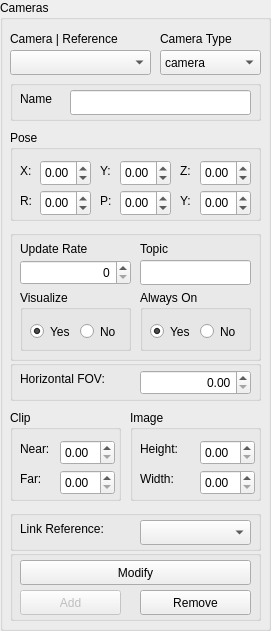
     <widget class="QGroupBox" name="camera_group">
      <property name="geometry">
       <rect>
        <x>300</x>
        <y>20</y>
        <width>271</width>
        <height>631</height>
       </rect>
      </property>
      <property name="title">
       <string>Cameras</string>
      </property>
      <widget class="QComboBox" name="camera_type">
       <property name="geometry">
        <rect>
         <x>160</x>
         <y>50</y>
         <width>101</width>
         <height>25</height>
        </rect>
       </property>
       <item>
        <property name="text">
         <string>camera</string>
        </property>
       </item>
       <item>
        <property name="text">
         <string>depth_camera</string>
        </property>
       </item>
       <item>
        <property name="text">
         <string>rgbd_camera</string>
        </property>
       </item>
       <item>
        <property name="text">
         <string>thermal_camera</string>
        </property>
       </item>
      </widget>
      <widget class="QLabel" name="label_553">
       <property name="geometry">
        <rect>
         <x>160</x>
         <y>30</y>
         <width>91</width>
         <height>17</height>
        </rect>
       </property>
       <property name="text">
        <string>Camera Type</string>
       </property>
      </widget>
      <widget class="QLabel" name="label_554">
       <property name="geometry">
        <rect>
         <x>10</x>
         <y>30</y>
         <width>141</width>
         <height>17</height>
        </rect>
       </property>
       <property name="text">
        <string>Camera | Reference</string>
       </property>
      </widget>
      <widget class="QGroupBox" name="groupBox_163">
       <property name="geometry">
        <rect>
         <x>10</x>
         <y>230</y>
         <width>251</width>
         <height>131</height>
        </rect>
       </property>
       <property name="title">
        <string/>
       </property>
       <widget class="QLineEdit" name="camera_topic">
        <property name="geometry">
         <rect>
          <x>130</x>
          <y>30</y>
          <width>111</width>
          <height>25</height>
         </rect>
        </property>
       </widget>
       <widget class="QLabel" name="label_555">
        <property name="geometry">
         <rect>
          <x>130</x>
          <y>10</y>
          <width>41</width>
          <height>17</height>
         </rect>
        </property>
        <property name="text">
         <string>Topic</string>
        </property>
       </widget>
       <widget class="QLabel" name="label_556">
        <property name="geometry">
         <rect>
          <x>10</x>
          <y>10</y>
          <width>101</width>
          <height>17</height>
         </rect>
        </property>
        <property name="text">
         <string>Update Rate</string>
        </property>
       </widget>
       <widget class="QDoubleSpinBox" name="camera_update_rate">
        <property name="geometry">
         <rect>
          <x>10</x>
          <y>30</y>
          <width>111</width>
          <height>25</height>
         </rect>
        </property>
        <property name="alignment">
         <set>Qt::AlignRight|Qt::AlignTrailing|Qt::AlignVCenter</set>
        </property>
        <property name="decimals">
         <number>0</number>
        </property>
       </widget>
       <widget class="QGroupBox" name="groupBox_164">
        <property name="geometry">
         <rect>
          <x>10</x>
          <y>60</y>
          <width>111</width>
          <height>61</height>
         </rect>
        </property>
        <property name="title">
         <string>Visualize</string>
        </property>
        <widget class="QRadioButton" name="camera_viz_yes">
         <property name="geometry">
          <rect>
           <x>10</x>
           <y>30</y>
           <width>61</width>
           <height>23</height>
          </rect>
         </property>
         <property name="text">
          <string>Yes</string>
         </property>
         <property name="checked">
          <bool>true</bool>
         </property>
        </widget>
        <widget class="QRadioButton" name="camera_viz_no">
         <property name="geometry">
          <rect>
           <x>60</x>
           <y>30</y>
           <width>41</width>
           <height>23</height>
          </rect>
         </property>
         <property name="text">
          <string>No</string>
         </property>
        </widget>
       </widget>
       <widget class="QGroupBox" name="groupBox_165">
        <property name="geometry">
         <rect>
          <x>130</x>
          <y>60</y>
          <width>111</width>
          <height>61</height>
         </rect>
        </property>
        <property name="title">
         <string>Always On</string>
        </property>
        <widget class="QRadioButton" name="camera_on_yes">
         <property name="geometry">
          <rect>
           <x>10</x>
           <y>30</y>
           <width>101</width>
           <height>23</height>
          </rect>
         </property>
         <property name="text">
          <string>Yes</string>
         </property>
         <property name="checked">
          <bool>true</bool>
         </property>
        </widget>
        <widget class="QRadioButton" name="camera_on_no">
         <property name="geometry">
          <rect>
           <x>60</x>
           <y>30</y>
           <width>41</width>
           <height>23</height>
          </rect>
         </property>
         <property name="text">
          <string>No</string>
         </property>
        </widget>
       </widget>
      </widget>
      <widget class="QGroupBox" name="groupBox_166">
       <property name="geometry">
        <rect>
         <x>10</x>
         <y>510</y>
         <width>251</width>
         <height>41</height>
        </rect>
       </property>
       <property name="title">
        <string/>
       </property>
       <widget class="QComboBox" name="camera_reference">
        <property name="geometry">
         <rect>
          <x>130</x>
          <y>10</y>
          <width>111</width>
          <height>25</height>
         </rect>
        </property>
       </widget>
       <widget class="QLabel" name="label_557">
        <property name="geometry">
         <rect>
          <x>10</x>
          <y>10</y>
          <width>131</width>
          <height>17</height>
         </rect>
        </property>
        <property name="text">
         <string>Link Reference:</string>
        </property>
       </widget>
      </widget>
      <widget class="QGroupBox" name="groupBox_167">
       <property name="geometry">
        <rect>
         <x>130</x>
         <y>410</y>
         <width>131</width>
         <height>91</height>
        </rect>
       </property>
       <property name="title">
        <string>Image</string>
       </property>
       <widget class="QLabel" name="label_558">
        <property name="geometry">
         <rect>
          <x>10</x>
          <y>30</y>
          <width>51</width>
          <height>17</height>
         </rect>
        </property>
        <property name="text">
         <string>Height:</string>
        </property>
       </widget>
       <widget class="QLabel" name="label_559">
        <property name="geometry">
         <rect>
          <x>10</x>
          <y>60</y>
          <width>51</width>
          <height>17</height>
         </rect>
        </property>
        <property name="text">
         <string>Width:</string>
        </property>
       </widget>
       <widget class="QDoubleSpinBox" name="camera_image_height">
        <property name="geometry">
         <rect>
          <x>70</x>
          <y>30</y>
          <width>55</width>
          <height>25</height>
         </rect>
        </property>
        <property name="maximum">
         <double>9999.989999999999782</double>
        </property>
       </widget>
       <widget class="QDoubleSpinBox" name="camera_image_width">
        <property name="geometry">
         <rect>
          <x>70</x>
          <y>60</y>
          <width>55</width>
          <height>25</height>
         </rect>
        </property>
        <property name="maximum">
         <double>9999.989999999999782</double>
        </property>
       </widget>
      </widget>
      <widget class="QGroupBox" name="groupBox_168">
       <property name="geometry">
        <rect>
         <x>10</x>
         <y>410</y>
         <width>111</width>
         <height>91</height>
        </rect>
       </property>
       <property name="title">
        <string>Clip</string>
       </property>
       <widget class="QLabel" name="label_560">
        <property name="geometry">
         <rect>
          <x>10</x>
          <y>30</y>
          <width>41</width>
          <height>17</height>
         </rect>
        </property>
        <property name="text">
         <string>Near:</string>
        </property>
       </widget>
       <widget class="QLabel" name="label_561">
        <property name="geometry">
         <rect>
          <x>10</x>
          <y>60</y>
          <width>31</width>
          <height>17</height>
         </rect>
        </property>
        <property name="text">
         <string>Far:</string>
        </property>
       </widget>
       <widget class="QDoubleSpinBox" name="camera_clip_near">
        <property name="geometry">
         <rect>
          <x>50</x>
          <y>30</y>
          <width>55</width>
          <height>25</height>
         </rect>
        </property>
        <property name="maximum">
         <double>1000.000000000000000</double>
        </property>
       </widget>
       <widget class="QDoubleSpinBox" name="camera_clip_far">
        <property name="geometry">
         <rect>
          <x>50</x>
          <y>60</y>
          <width>55</width>
          <height>25</height>
         </rect>
        </property>
        <property name="maximum">
         <double>1000.000000000000000</double>
        </property>
       </widget>
      </widget>
      <widget class="QGroupBox" name="groupBox_169">
       <property name="geometry">
        <rect>
         <x>10</x>
         <y>360</y>
         <width>251</width>
         <height>41</height>
        </rect>
       </property>
       <property name="title">
        <string/>
       </property>
       <widget class="QLabel" name="label_562">
        <property name="geometry">
         <rect>
          <x>10</x>
          <y>10</y>
          <width>111</width>
          <height>17</height>
         </rect>
        </property>
        <property name="text">
         <string>Horizontal FOV:</string>
        </property>
       </widget>
       <widget class="QDoubleSpinBox" name="camera_fov">
        <property name="geometry">
         <rect>
          <x>130</x>
          <y>10</y>
          <width>111</width>
          <height>25</height>
         </rect>
        </property>
        <property name="alignment">
         <set>Qt::AlignRight|Qt::AlignTrailing|Qt::AlignVCenter</set>
        </property>
        <property name="maximum">
         <double>180.000000000000000</double>
        </property>
        <property name="singleStep">
         <double>45.000000000000000</double>
        </property>
       </widget>
      </widget>
      <widget class="QGroupBox" name="groupBox_170">
       <property name="geometry">
        <rect>
         <x>10</x>
         <y>550</y>
         <width>251</width>
         <height>71</height>
        </rect>
       </property>
       <property name="title">
        <string/>
       </property>
       <widget class="QPushButton" name="camera_add_button">
        <property name="enabled">
         <bool>false</bool>
        </property>
        <property name="geometry">
         <rect>
          <x>10</x>
          <y>40</y>
          <width>101</width>
          <height>25</height>
         </rect>
        </property>
        <property name="text">
         <string>Add</string>
        </property>
       </widget>
       <widget class="QPushButton" name="camera_remove_button">
        <property name="geometry">
         <rect>
          <x>130</x>
          <y>40</y>
          <width>111</width>
          <height>25</height>
         </rect>
        </property>
        <property name="text">
         <string>Remove</string>
        </property>
       </widget>
       <widget class="QPushButton" name="camera_modify_button">
        <property name="geometry">
         <rect>
          <x>10</x>
          <y>10</y>
          <width>231</width>
          <height>25</height>
         </rect>
        </property>
        <property name="text">
         <string>Modify</string>
        </property>
       </widget>
      </widget>
      <widget class="QComboBox" name="camera_select">
       <property name="geometry">
        <rect>
         <x>10</x>
         <y>50</y>
         <width>141</width>
         <height>25</height>
        </rect>
       </property>
       <property name="editable">
        <bool>false</bool>
       </property>
      </widget>
      <widget class="QGroupBox" name="groupBox_171">
       <property name="geometry">
        <rect>
         <x>10</x>
         <y>130</y>
         <width>251</width>
         <height>91</height>
        </rect>
       </property>
       <property name="title">
        <string>Pose</string>
       </property>
       <widget class="QDoubleSpinBox" name="camera_x">
        <property name="geometry">
         <rect>
          <x>30</x>
          <y>30</y>
          <width>51</width>
          <height>26</height>
         </rect>
        </property>
        <property name="minimum">
         <double>-99.989999999999995</double>
        </property>
       </widget>
       <widget class="QDoubleSpinBox" name="camera_y">
        <property name="geometry">
         <rect>
          <x>110</x>
          <y>30</y>
          <width>51</width>
          <height>26</height>
         </rect>
        </property>
        <property name="minimum">
         <double>-99.989999999999995</double>
        </property>
       </widget>
       <widget class="QDoubleSpinBox" name="camera_z">
        <property name="geometry">
         <rect>
          <x>190</x>
          <y>30</y>
          <width>51</width>
          <height>26</height>
         </rect>
        </property>
        <property name="minimum">
         <double>-99.989999999999995</double>
        </property>
       </widget>
       <widget class="QLabel" name="label_563">
        <property name="geometry">
         <rect>
          <x>10</x>
          <y>30</y>
          <width>21</width>
          <height>21</height>
         </rect>
        </property>
        <property name="text">
         <string>X:</string>
        </property>
       </widget>
       <widget class="QLabel" name="label_564">
        <property name="geometry">
         <rect>
          <x>90</x>
          <y>30</y>
          <width>21</width>
          <height>21</height>
         </rect>
        </property>
        <property name="text">
         <string>Y:</string>
        </property>
       </widget>
       <widget class="QLabel" name="label_565">
        <property name="geometry">
         <rect>
          <x>170</x>
          <y>30</y>
          <width>21</width>
          <height>21</height>
         </rect>
        </property>
        <property name="text">
         <string>Z:</string>
        </property>
       </widget>
       <widget class="QDoubleSpinBox" name="camera_yaw">
        <property name="geometry">
         <rect>
          <x>190</x>
          <y>60</y>
          <width>51</width>
          <height>26</height>
         </rect>
        </property>
        <property name="minimum">
         <double>-180.000000000000000</double>
        </property>
        <property name="maximum">
         <double>180.000000000000000</double>
        </property>
        <property name="singleStep">
         <double>45.000000000000000</double>
        </property>
       </widget>
       <widget class="QDoubleSpinBox" name="camera_p">
        <property name="geometry">
         <rect>
          <x>110</x>
          <y>60</y>
          <width>51</width>
          <height>26</height>
         </rect>
        </property>
        <property name="minimum">
         <double>-180.000000000000000</double>
        </property>
        <property name="maximum">
         <double>180.000000000000000</double>
        </property>
        <property name="singleStep">
         <double>45.000000000000000</double>
        </property>
       </widget>
       <widget class="QDoubleSpinBox" name="camera_r">
        <property name="geometry">
         <rect>
          <x>30</x>
          <y>60</y>
          <width>51</width>
          <height>26</height>
         </rect>
        </property>
        <property name="minimum">
         <double>-180.000000000000000</double>
        </property>
        <property name="maximum">
         <double>180.000000000000000</double>
        </property>
        <property name="singleStep">
         <double>45.000000000000000</double>
        </property>
       </widget>
       <widget class="QLabel" name="label_566">
        <property name="geometry">
         <rect>
          <x>10</x>
          <y>60</y>
          <width>21</width>
          <height>21</height>
         </rect>
        </property>
        <property name="text">
         <string>R:</string>
        </property>
       </widget>
       <widget class="QLabel" name="label_567">
        <property name="geometry">
         <rect>
          <x>90</x>
          <y>60</y>
          <width>21</width>
          <height>21</height>
         </rect>
        </property>
        <property name="text">
         <string>P:</string>
        </property>
       </widget>
       <widget class="QLabel" name="label_568">
        <property name="geometry">
         <rect>
          <x>170</x>
          <y>60</y>
          <width>21</width>
          <height>21</height>
         </rect>
        </property>
        <property name="text">
         <string>Y:</string>
        </property>
       </widget>
      </widget>
      <widget class="QGroupBox" name="groupBox_172">
       <property name="geometry">
        <rect>
         <x>10</x>
         <y>80</y>
         <width>251</width>
         <height>41</height>
        </rect>
       </property>
       <property name="title">
        <string/>
       </property>
       <widget class="QLabel" name="label_569">
        <property name="geometry">
         <rect>
          <x>10</x>
          <y>10</y>
          <width>67</width>
          <height>17</height>
         </rect>
        </property>
        <property name="text">
         <string>Name</string>
        </property>
       </widget>
       <widget class="QLineEdit" name="camera_name">
        <property name="geometry">
         <rect>
          <x>60</x>
          <y>10</y>
          <width>181</width>
          <height>25</height>
         </rect>
        </property>
       </widget>
      </widget>
     </widget>
